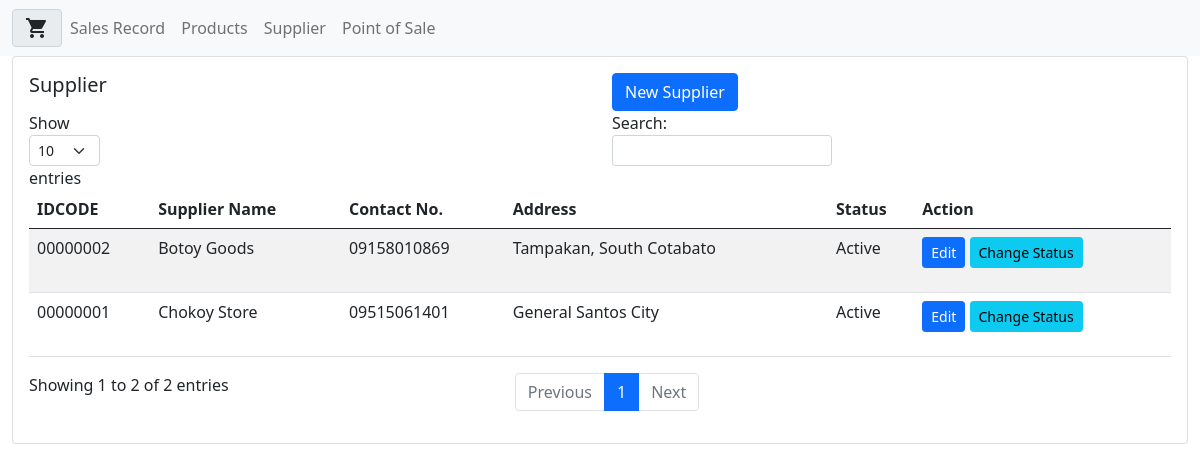
Screenshot of /supplier.php with the database file from the repository.
### tables this page shows
CREATE TABLE `supplier` (
  `id` bigint(8) UNSIGNED ZEROFILL NOT NULL,
  `supplier_name` text DEFAULT NULL,
  `contact_no` char(11) DEFAULT NULL,
  `address` text DEFAULT NULL,
  `status` tinyint(1) NOT NULL
);

### supplier.php (called while the page is built, shortened)
<?php
include('template/supplier.php')
?>

### controller/manage_supplier.php (called while the page is built, shortened)
<?php
 include('models/supplier_model.php');
 $supplier = new Supplier($conn);
?>

### models/supplier_model.php (called while the page is built, shortened)
<?php
class Supplier{
    private $connnection;
    public function __construct($conn){
        $this->connnection = $conn;
    }
    function get_suppliers(){
        $sql = "SELECT * FROM supplier order by id desc";
        $result = $this->connnection->query($sql);
        $suppliers =array();
        if (!$result) {
            echo "An error occurred.\n".mysqli_error($this->connnection);
            exit;
        }
        else{
            while($row = mysqli_fetch_array($result)){
                $suppliers[] = $row;
            }
        }
        return $suppliers;
    }
}
?>

### template/supplier.php (the view, shortened to what this page needs)
<?php
include('includes/header.php');
include('includes/navbar.php');
include('controller/manage_supplier.php');
?>
<div class="container-fluid">
<div class="card">
  <div class="card-body">
  <div class="row">
    <div class="col">
    <h5 class="card-title">Supplier</h5>
    </div>
    <div class="col">
    <button type="button" class="btn btn-primary float-right" data-bs-toggle="modal" data-bs-target="#add_supplier">
  New Supplier
</button>
    </div>
</div>
  <div class="row" style="height: 90%">
        <div class="col-xl-12">
        <div class="table-responsive">
    <table id="example" class="table table-striped">
        <thead>
            <tr>
                <th>IDCODE</th>
                <th>Supplier Name</th>
                <th>Contact No.</th>
                <th>Address</th>
                <th>Status</th>
               <th>Action</th>
            </tr>
        </thead>
        <tbody>
              <?php
                foreach( $supplier->get_suppliers() as $row ){
                  $id = $row['id'];
                  $supplier_name = $row['supplier_name'];
                  $contact_no = $row['contact_no'];
                  $address = $row['address'];
                  $statusBool = $row['status'];
                  if($statusBool){
                    $status = "Active";
                  }else{
                    $status = "Inactive";
                  }
                  echo'
                    <tr>
                      <td>'.$id.'</td>
                      <td>'.$supplier_name.'</td>
                      <td>'.$contact_no.'</td>
                      <td>'.$address.'</td>
                      <td>'.$status.'</td>
                      <td>
                      <form class="form"method="POST">
                      <button class="btn btn-sm btn-icon btn-3 btn-primary" type="button" data-bs-toggle="modal" data-bs-target="#edit_modal'.$id.'">
                        <span class="btn-inner--text">Edit</span>
                    </button>
                    <input type="hidden"   class="form-control" name="status"  maxlength="11" id="exampleFormControlInput1" placeholder=""  value="'.$statusBool.'">
                    <input type="hidden"   class="form-control" name="id"  maxlength="11" id="exampleFormControlInput1" placeholder=""  value="'.$id.'">
                          <button class="btn btn-sm btn-icon btn-3 btn-info" type="submit" name="delete_submit">
                            <span class="btn-inner--text">Change Status</span>
                        </button>
                      </form>
                    </td>
                    </tr>
            <div class="modal fade" id="edit_modal'.$id.'" tabindex="-1" role="dialog" aria-labelledby="exampleModalLabel'.$id.'" aria-hidden="true">
                <h5 class="modal-title" id="exampleModalLabel'.$id.'">Edit Supplier Information</h5>
                <input type="hidden"   class="form-control" name="id"  maxlength="11" id="exampleFormControlInput1" placeholder=""  value="'.$id.'">
                      <input type="text"  disabled class="form-control" name="id"  maxlength="11" id="exampleFormControlInput1" placeholder=""  value="'.$id.'">
                     <input type="text" class="form-control" id="exampleFormControlInput1"name="supplier_name"  id="product_desc"  placeholder="Enter Name of Supplier"  value="'.$supplier_name.'" required>
                     <input type="number" class="form-control" id="exampleFormControlInput1" name="contact_no" id="contact" placeholder="Contact Number" value="'.$contact_no.'" required>
                    <input type="text" class="form-control" id="exampleFormControlInput1" name="address" id="address" placeholder="Address" value="'.$address.'" required>
    <div class="modal fade" id="delete_modal'.$id.'" tabindex="-1" role="dialog" aria-labelledby="exampleModalLabel'.$id.'" aria-hidden="true">
        <h5 class="modal-title" id="exampleModalLabel'.$id.'">Supplier Status</h5>
        <input type="hidden"   class="form-control" name="status"  maxlength="11" id="exampleFormControlInput1" placeholder=""  value="'.$statusBool.'">
        <input type="hidden"   class="form-control" name="id"  maxlength="11" id="exampleFormControlInput1" placeholder=""  value="'.$id.'">
                  ';
                }
                ?>
        </tbody>
    </table>
    </div>
</div>
  </div>
</div>
</div>
</div>

### rows the page displays
supplier: id "00000002", supplier_name "Botoy Goods", contact_no "09158010869", address "Tampakan, South Cotabato", status "Active"
supplier: id "00000001", supplier_name "Chokoy Store", contact_no "09515061401", address "General Santos City", status "Active"
